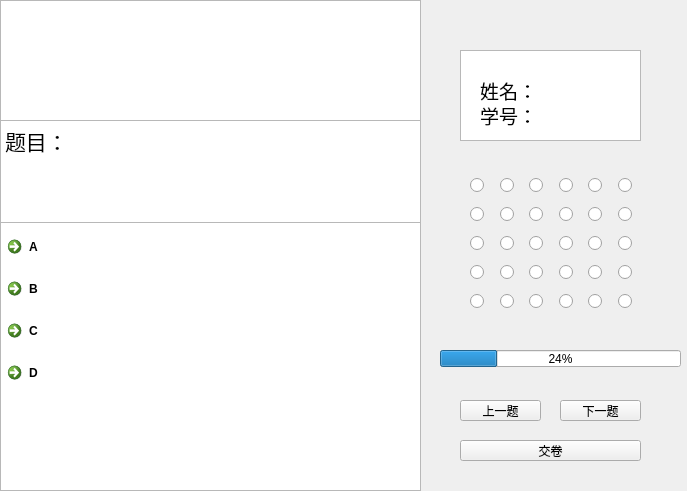
<?xml version="1.0" encoding="UTF-8"?>
<ui version="4.0">
 <class>studentexam</class>
 <widget class="QWidget" name="studentexam">
  <property name="geometry">
   <rect>
    <x>0</x>
    <y>0</y>
    <width>687</width>
    <height>491</height>
   </rect>
  </property>
  <property name="windowTitle">
   <string>Form</string>
  </property>
  <widget class="QProgressBar" name="progressBar">
   <property name="geometry">
    <rect>
     <x>440</x>
     <y>350</y>
     <width>241</width>
     <height>17</height>
    </rect>
   </property>
   <property name="value">
    <number>24</number>
   </property>
  </widget>
  <widget class="QWidget" name="verticalLayoutWidget">
   <property name="geometry">
    <rect>
     <x>460</x>
     <y>50</y>
     <width>181</width>
     <height>91</height>
    </rect>
   </property>
   <layout class="QVBoxLayout" name="verticalLayout"/>
  </widget>
  <widget class="QWidget" name="gridLayoutWidget">
   <property name="geometry">
    <rect>
     <x>470</x>
     <y>170</y>
     <width>171</width>
     <height>151</height>
    </rect>
   </property>
   <layout class="QGridLayout" name="gridLayout">
    <item row="4" column="1">
     <widget class="QRadioButton" name="radioButton_21">
      <property name="text">
       <string/>
      </property>
     </widget>
    </item>
    <item row="4" column="2">
     <widget class="QRadioButton" name="radioButton_18">
      <property name="text">
       <string/>
      </property>
     </widget>
    </item>
    <item row="2" column="4">
     <widget class="QRadioButton" name="radioButton_19">
      <property name="text">
       <string/>
      </property>
     </widget>
    </item>
    <item row="4" column="0">
     <widget class="QRadioButton" name="radioButton_17">
      <property name="text">
       <string/>
      </property>
     </widget>
    </item>
    <item row="4" column="3">
     <widget class="QRadioButton" name="radioButton_20">
      <property name="text">
       <string/>
      </property>
     </widget>
    </item>
    <item row="1" column="1">
     <widget class="QRadioButton" name="radioButton_6">
      <property name="text">
       <string/>
      </property>
     </widget>
    </item>
    <item row="3" column="3">
     <widget class="QRadioButton" name="radioButton_15">
      <property name="text">
       <string/>
      </property>
     </widget>
    </item>
    <item row="0" column="3">
     <widget class="QRadioButton" name="radioButton_9">
      <property name="text">
       <string/>
      </property>
     </widget>
    </item>
    <item row="1" column="3">
     <widget class="QRadioButton" name="radioButton_11">
      <property name="text">
       <string/>
      </property>
     </widget>
    </item>
    <item row="2" column="2">
     <widget class="QRadioButton" name="radioButton_10">
      <property name="text">
       <string/>
      </property>
     </widget>
    </item>
    <item row="3" column="1">
     <widget class="QRadioButton" name="radioButton_14">
      <property name="text">
       <string/>
      </property>
     </widget>
    </item>
    <item row="3" column="0">
     <widget class="QRadioButton" name="radioButton_13">
      <property name="text">
       <string/>
      </property>
     </widget>
    </item>
    <item row="3" column="2">
     <widget class="QRadioButton" name="radioButton_16">
      <property name="text">
       <string/>
      </property>
     </widget>
    </item>
    <item row="2" column="3">
     <widget class="QRadioButton" name="radioButton_12">
      <property name="text">
       <string/>
      </property>
     </widget>
    </item>
    <item row="1" column="2">
     <widget class="QRadioButton" name="radioButton_7">
      <property name="text">
       <string/>
      </property>
     </widget>
    </item>
    <item row="1" column="0">
     <widget class="QRadioButton" name="radioButton">
      <property name="text">
       <string/>
      </property>
     </widget>
    </item>
    <item row="2" column="0">
     <widget class="QRadioButton" name="radioButton_2">
      <property name="text">
       <string/>
      </property>
     </widget>
    </item>
    <item row="0" column="0">
     <widget class="QRadioButton" name="radioButton_4">
      <property name="text">
       <string/>
      </property>
     </widget>
    </item>
    <item row="0" column="1">
     <widget class="QRadioButton" name="radioButton_3">
      <property name="text">
       <string/>
      </property>
     </widget>
    </item>
    <item row="2" column="1">
     <widget class="QRadioButton" name="radioButton_5">
      <property name="text">
       <string/>
      </property>
     </widget>
    </item>
    <item row="0" column="2">
     <widget class="QRadioButton" name="radioButton_8">
      <property name="text">
       <string/>
      </property>
     </widget>
    </item>
    <item row="3" column="4">
     <widget class="QRadioButton" name="radioButton_22">
      <property name="text">
       <string/>
      </property>
     </widget>
    </item>
    <item row="4" column="4">
     <widget class="QRadioButton" name="radioButton_23">
      <property name="text">
       <string/>
      </property>
     </widget>
    </item>
    <item row="1" column="4">
     <widget class="QRadioButton" name="radioButton_24">
      <property name="text">
       <string/>
      </property>
     </widget>
    </item>
    <item row="0" column="4">
     <widget class="QRadioButton" name="radioButton_25">
      <property name="text">
       <string/>
      </property>
     </widget>
    </item>
    <item row="2" column="5">
     <widget class="QRadioButton" name="radioButton_26">
      <property name="text">
       <string/>
      </property>
     </widget>
    </item>
    <item row="4" column="5">
     <widget class="QRadioButton" name="radioButton_27">
      <property name="text">
       <string/>
      </property>
     </widget>
    </item>
    <item row="3" column="5">
     <widget class="QRadioButton" name="radioButton_28">
      <property name="text">
       <string/>
      </property>
     </widget>
    </item>
    <item row="1" column="5">
     <widget class="QRadioButton" name="radioButton_29">
      <property name="text">
       <string/>
      </property>
     </widget>
    </item>
    <item row="0" column="5">
     <widget class="QRadioButton" name="radioButton_30">
      <property name="text">
       <string/>
      </property>
     </widget>
    </item>
   </layout>
  </widget>
  <widget class="QGraphicsView" name="graphicsView">
   <property name="geometry">
    <rect>
     <x>460</x>
     <y>50</y>
     <width>181</width>
     <height>91</height>
    </rect>
   </property>
   <property name="backgroundBrush">
    <brush brushstyle="SolidPattern">
     <color alpha="0">
      <red>178</red>
      <green>178</green>
      <blue>178</blue>
     </color>
    </brush>
   </property>
   <property name="foregroundBrush">
    <brush brushstyle="SolidPattern">
     <color alpha="255">
      <red>182</red>
      <green>182</green>
      <blue>182</blue>
     </color>
    </brush>
   </property>
  </widget>
  <widget class="QLabel" name="label_2">
   <property name="geometry">
    <rect>
     <x>470</x>
     <y>90</y>
     <width>158</width>
     <height>51</height>
    </rect>
   </property>
   <property name="text">
    <string>&lt;html&gt;&lt;head/&gt;&lt;body&gt;&lt;p&gt;&lt;span style=&quot; font-size:14pt;&quot;&gt;学号：&lt;/span&gt;&lt;/p&gt;&lt;/body&gt;&lt;/html&gt;</string>
   </property>
   <property name="scaledContents">
    <bool>false</bool>
   </property>
   <property name="indent">
    <number>10</number>
   </property>
   <property name="openExternalLinks">
    <bool>false</bool>
   </property>
  </widget>
  <widget class="QLabel" name="label">
   <property name="geometry">
    <rect>
     <x>470</x>
     <y>50</y>
     <width>158</width>
     <height>81</height>
    </rect>
   </property>
   <property name="text">
    <string>&lt;html&gt;&lt;head/&gt;&lt;body&gt;&lt;p&gt;&lt;span style=&quot; font-size:14pt;&quot;&gt;姓名：&lt;/span&gt;&lt;/p&gt;&lt;/body&gt;&lt;/html&gt;</string>
   </property>
   <property name="scaledContents">
    <bool>false</bool>
   </property>
   <property name="indent">
    <number>10</number>
   </property>
   <property name="openExternalLinks">
    <bool>false</bool>
   </property>
  </widget>
  <widget class="QListWidget" name="listWidget">
   <property name="geometry">
    <rect>
     <x>0</x>
     <y>0</y>
     <width>421</width>
     <height>491</height>
    </rect>
   </property>
  </widget>
  <widget class="QWidget" name="verticalLayoutWidget_2">
   <property name="geometry">
    <rect>
     <x>0</x>
     <y>120</y>
     <width>421</width>
     <height>271</height>
    </rect>
   </property>
   <layout class="QVBoxLayout" name="verticalLayout_2">
    <item>
     <widget class="QTextBrowser" name="textBrowser_2">
      <property name="html">
       <string>&lt;!DOCTYPE HTML PUBLIC &quot;-//W3C//DTD HTML 4.0//EN&quot; &quot;http://www.w3.org/TR/REC-html40/strict.dtd&quot;&gt;
&lt;html&gt;&lt;head&gt;&lt;meta name=&quot;qrichtext&quot; content=&quot;1&quot; /&gt;&lt;style type=&quot;text/css&quot;&gt;
p, li { white-space: pre-wrap; }
&lt;/style&gt;&lt;/head&gt;&lt;body style=&quot; font-family:'SimSun'; font-size:9pt; font-weight:400; font-style:normal;&quot;&gt;
&lt;p style=&quot; margin-top:0px; margin-bottom:0px; margin-left:0px; margin-right:0px; -qt-block-indent:0; text-indent:0px;&quot;&gt;&lt;span style=&quot; font-size:16pt;&quot;&gt;题目：&lt;/span&gt;&lt;/p&gt;&lt;/body&gt;&lt;/html&gt;</string>
      </property>
     </widget>
    </item>
    <item>
     <widget class="QCommandLinkButton" name="commandLinkButton_4">
      <property name="text">
       <string>A</string>
      </property>
     </widget>
    </item>
    <item>
     <widget class="QCommandLinkButton" name="commandLinkButton_3">
      <property name="text">
       <string>B</string>
      </property>
     </widget>
    </item>
    <item>
     <widget class="QCommandLinkButton" name="commandLinkButton_2">
      <property name="text">
       <string>C</string>
      </property>
     </widget>
    </item>
    <item>
     <widget class="QCommandLinkButton" name="commandLinkButton">
      <property name="text">
       <string>D</string>
      </property>
     </widget>
    </item>
   </layout>
  </widget>
  <widget class="QPushButton" name="pushButton">
   <property name="geometry">
    <rect>
     <x>460</x>
     <y>400</y>
     <width>81</width>
     <height>21</height>
    </rect>
   </property>
   <property name="text">
    <string>上一题</string>
   </property>
  </widget>
  <widget class="QPushButton" name="pushButton_2">
   <property name="geometry">
    <rect>
     <x>560</x>
     <y>400</y>
     <width>81</width>
     <height>21</height>
    </rect>
   </property>
   <property name="text">
    <string>下一题</string>
   </property>
  </widget>
  <widget class="QPushButton" name="pushButton_3">
   <property name="geometry">
    <rect>
     <x>460</x>
     <y>440</y>
     <width>181</width>
     <height>21</height>
    </rect>
   </property>
   <property name="text">
    <string>交卷</string>
   </property>
  </widget>
  <zorder>progressBar</zorder>
  <zorder>verticalLayoutWidget</zorder>
  <zorder>gridLayoutWidget</zorder>
  <zorder>graphicsView</zorder>
  <zorder>label_2</zorder>
  <zorder>label</zorder>
  <zorder>listWidget</zorder>
  <zorder>verticalLayoutWidget_2</zorder>
  <zorder>commandLinkButton_4</zorder>
  <zorder>pushButton</zorder>
  <zorder>pushButton_2</zorder>
  <zorder>pushButton_3</zorder>
 </widget>
 <resources/>
 <connections/>
</ui>
